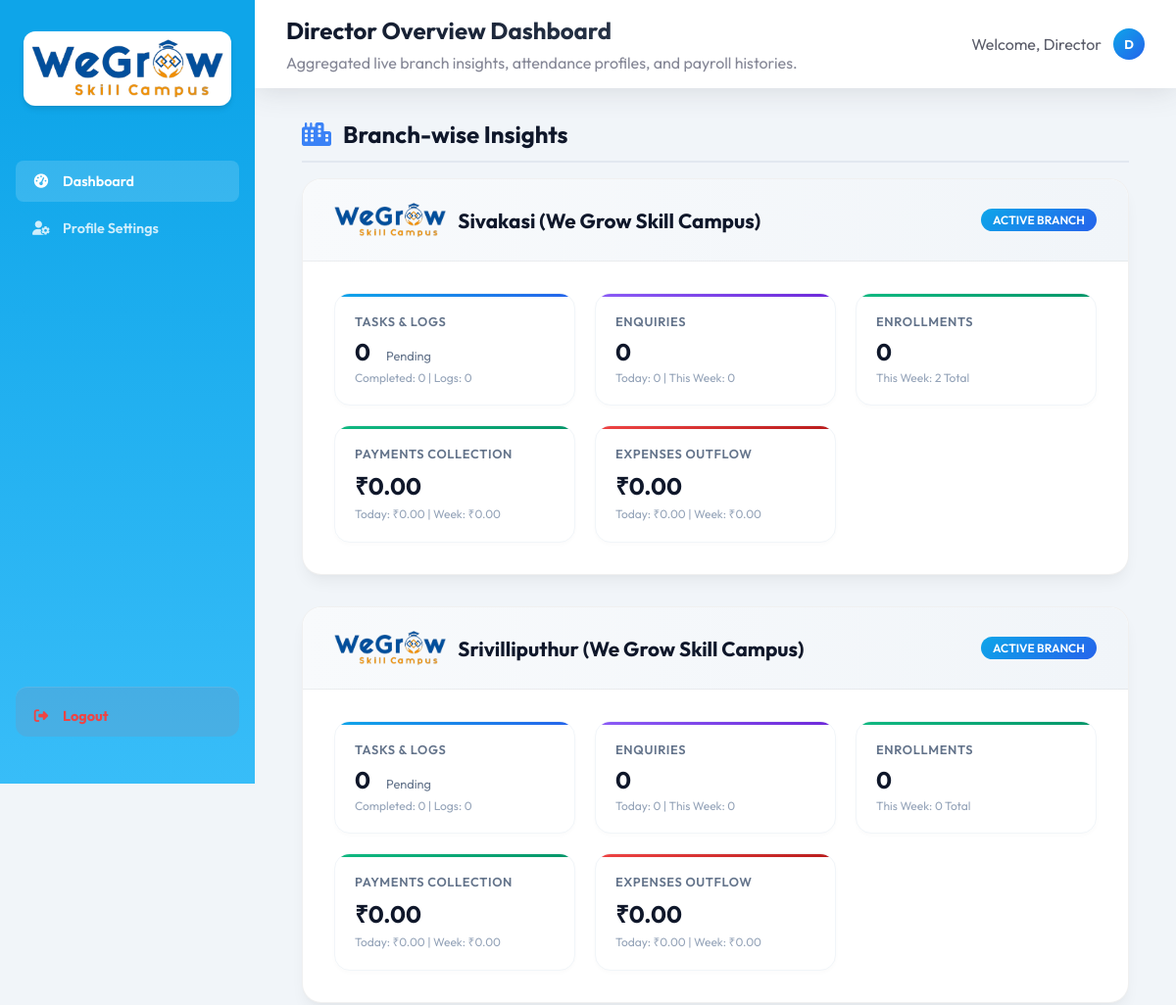
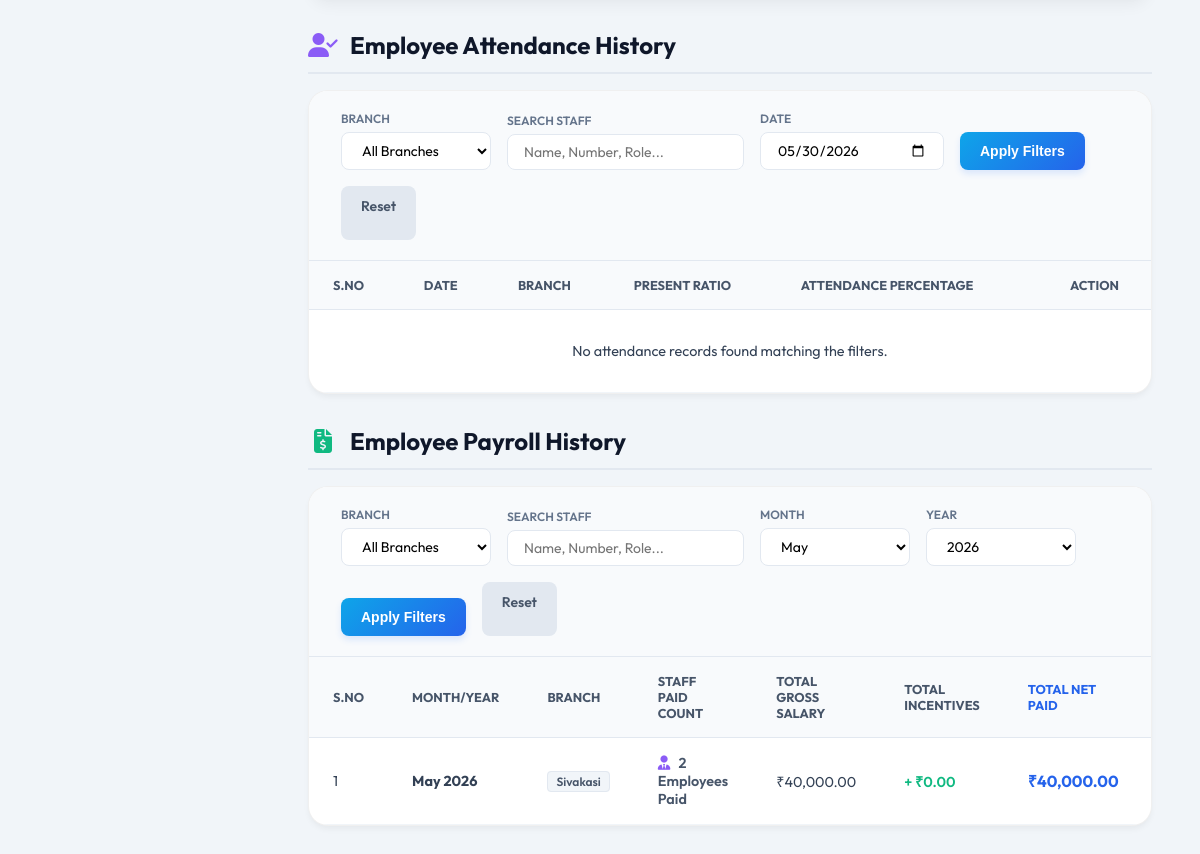
The page /director_dashboard.php (signed in) on the database its author committed (2 pictures, top to bottom).
### tables this page shows
CREATE TABLE `tc_company` (
  `id` int(11) NOT NULL AUTO_INCREMENT,
  `created_date_time` datetime DEFAULT NULL,
  `updated_date_time` datetime DEFAULT NULL,
  `company_id` mediumtext DEFAULT NULL,
  `company_name` mediumtext DEFAULT NULL,
  `company_email` mediumtext DEFAULT NULL,
  `company_mobile` mediumtext DEFAULT NULL,
  `company_address` mediumtext DEFAULT NULL,
  `deleted` int(11) NOT NULL DEFAULT 0,
  `gst` mediumtext DEFAULT NULL,
  `branch` mediumtext DEFAULT NULL,
  `logo_image` mediumtext DEFAULT NULL,
  `company_details` longtext DEFAULT NULL,
  PRIMARY KEY (`id`)
);

CREATE TABLE `tc_payroll` (
  `id` int(11) NOT NULL AUTO_INCREMENT,
  `created_date_time` datetime DEFAULT NULL,
  `updated_date_time` datetime DEFAULT NULL,
  `company_id` mediumtext DEFAULT NULL,
  `payroll_id` mediumtext DEFAULT NULL,
  `payroll_number` mediumtext DEFAULT NULL,
  `staff_id` mediumtext DEFAULT NULL,
  `month` int(11) DEFAULT NULL,
  `year` int(11) DEFAULT NULL,
  `monthly_salary` decimal(10,2) DEFAULT NULL,
  `per_day_salary` decimal(10,2) DEFAULT NULL,
  `cl_days` decimal(3,1) NOT NULL DEFAULT 0.0,
  `lop_days` decimal(3,1) NOT NULL DEFAULT 0.0,
  `total_deduction` decimal(10,2) DEFAULT NULL,
  `incentive_amount` decimal(10,2) DEFAULT NULL,
  `total_references` int(11) DEFAULT 0,
  `net_salary` decimal(10,2) DEFAULT NULL,
  `payment_date` date DEFAULT NULL,
  `deleted` int(11) NOT NULL DEFAULT 0,
  PRIMARY KEY (`id`)
);

### director_dashboard.php (the view, shortened to what the rows shown need)
<?php
require_once 'common_file.php';
$companies = $bf->getQueryRecords("SELECT * FROM " . $GLOBALS['company_table'] . " WHERE deleted = 0");
$today = date('Y-m-d');
$week_start = date('Y-m-d', strtotime('monday this week'));
$week_end = date('Y-m-d', strtotime('sunday this week'));
$month_start = date('Y-m-01');
$month_end = date('Y-m-t');
$branch_metrics = [];
foreach ($companies as $comp) {
    $cid = $comp['company_id'];
    $branch_label = $comp['branch'] . " (" . $comp['company_name'] . ")";
    $pending_tasks = $bf->getQueryRecords("SELECT COUNT(*) as total FROM " . $GLOBALS['task_table'] . " WHERE status != 'completed' AND deleted = 0 AND company_id = :cid", [':cid' => $cid])[0]['total'];
    $completed_tasks = $bf->getQueryRecords("SELECT COUNT(*) as total FROM " . $GLOBALS['task_table'] . " WHERE status = 'completed' AND deleted = 0 AND company_id = :cid", [':cid' => $cid])[0]['total'];
    $reports_submitted = $bf->getQueryRecords("SELECT COUNT(*) as total FROM " . $GLOBALS['report_table'] . " WHERE deleted = 0 AND company_id = :cid", [':cid' => $cid])[0]['total'];
    $enq_today = $bf->getQueryRecords("SELECT COUNT(*) as c FROM {$GLOBALS['course_enquiry_table']} WHERE DATE(created_date_time) = :today AND deleted = 0 AND company_id = :cid", [':today' => $today, ':cid' => $cid])[0]['c'];
    $enq_week  = $bf->getQueryRecords("SELECT COUNT(*) as c FROM {$GLOBALS['course_enquiry_table']} WHERE DATE(created_date_time) BETWEEN :ws AND :we AND deleted = 0 AND company_id = :cid", [':ws' => $week_start, ':we' => $week_end, ':cid' => $cid])[0]['c'];
    $enq_month = $bf->getQueryRecords("SELECT COUNT(*) as c FROM {$GLOBALS['course_enquiry_table']} WHERE DATE(created_date_time) BETWEEN :ms AND :me AND deleted = 0 AND company_id = :cid", [':ms' => $month_start, ':me' => $month_end, ':cid' => $cid])[0]['c'];
    $enroll_today = $bf->getQueryRecords("SELECT COUNT(*) as c FROM {$GLOBALS['enrollment_table']} WHERE DATE(created_date_time) = :today AND deleted = 0 AND company_id = :cid", [':today' => $today, ':cid' => $cid])[0]['c']
                  + $bf->getQueryRecords("SELECT COUNT(*) as c FROM {$GLOBALS['enrollment_internship_table']} WHERE DATE(created_date_time) = :today AND deleted = 0 AND company_id = :cid", [':today' => $today, ':cid' => $cid])[0]['c'];
    $enroll_week  = $bf->getQueryRecords("SELECT COUNT(*) as c FROM {$GLOBALS['enrollment_table']} WHERE DATE(created_date_time) BETWEEN :ws AND :we AND deleted = 0 AND company_id = :cid", [':ws' => $week_start, ':we' => $week_end, ':cid' => $cid])[0]['c']
                  + $bf->getQueryRecords("SELECT COUNT(*) as c FROM {$GLOBALS['enrollment_internship_table']} WHERE DATE(created_date_time) BETWEEN :ws AND :we AND deleted = 0 AND company_id = :cid", [':ws' => $week_start, ':we' => $week_end, ':cid' => $cid])[0]['c'];
    $pay_today = $bf->getQueryRecords("SELECT COALESCE(SUM(total_amount),0) as t FROM {$GLOBALS['payment_table']} WHERE DATE(payment_date) = :today AND deleted = 0 AND company_id = :cid", [':today' => $today, ':cid' => $cid])[0]['t'];
    $pay_week  = $bf->getQueryRecords("SELECT COALESCE(SUM(total_amount),0) as t FROM {$GLOBALS['payment_table']} WHERE DATE(payment_date) BETWEEN :ws AND :we AND deleted = 0 AND company_id = :cid", [':ws' => $week_start, ':we' => $week_end, ':cid' => $cid])[0]['t'];
    $pay_month = $bf->getQueryRecords("SELECT COALESCE(SUM(total_amount),0) as t FROM {$GLOBALS['payment_table']} WHERE DATE(payment_date) BETWEEN :ms AND :me AND deleted = 0 AND company_id = :cid", [':ms' => $month_start, ':me' => $month_end, ':cid' => $cid])[0]['t'];
    $exp_today = $bf->getQueryRecords("SELECT COALESCE(SUM(total_amount),0) as t FROM {$GLOBALS['expense_entry_table']} WHERE DATE(expense_entry_date) = :today AND deleted = 0 AND company_id = :cid", [':today' => $today, ':cid' => $cid])[0]['t'];
    $exp_week  = $bf->getQueryRecords("SELECT COALESCE(SUM(total_amount),0) as t FROM {$GLOBALS['expense_entry_table']} WHERE DATE(expense_entry_date) BETWEEN :ws AND :we AND deleted = 0 AND company_id = :cid", [':ws' => $week_start, ':we' => $week_end, ':cid' => $cid])[0]['t'];
    $exp_month = $bf->getQueryRecords("SELECT COALESCE(SUM(total_amount),0) as t FROM {$GLOBALS['expense_entry_table']} WHERE DATE(expense_entry_date) BETWEEN :ms AND :me AND deleted = 0 AND company_id = :cid", [':ms' => $month_start, ':me' => $month_end, ':cid' => $cid])[0]['t'];
    $branch_metrics[] = [
        'company_id' => $cid,
        'label' => $branch_label,
        'logo' => $comp['logo_image'],
        'tasks' => ['pending' => $pending_tasks, 'completed' => $completed_tasks, 'reports' => $reports_submitted],
        'enquiries' => ['today' => $enq_today, 'week' => $enq_week, 'month' => $enq_month],
        'enrollments' => ['today' => $enroll_today, 'week' => $enroll_week],
        'payments' => ['today' => $pay_today, 'week' => $pay_week, 'month' => $pay_month],
        'expenses' => ['today' => $exp_today, 'week' => $exp_week, 'month' => $exp_month],
    ];
}
$pay_month  = $_POST['pay_month'] ?? date('m');
$pay_year   = $_POST['pay_year'] ?? date('Y');
$pay_where = "p.deleted = 0";
$pay_params = [];
if (!empty($pay_month)) {
    $pay_where .= " AND p.month = :pay_month";
    $pay_params[':pay_month'] = $pay_month;
}
if (!empty($pay_year)) {
    $pay_where .= " AND p.year = :pay_year";
    $pay_params[':pay_year'] = $pay_year;
}
$payroll_query = "SELECT p.*, s.staff_name, s.staff_number, r.role_name, c.branch as branch_name
                  FROM {$GLOBALS['payroll_table']} p
                  JOIN {$GLOBALS['staff_table']} s ON p.staff_id = s.staff_id
                  LEFT JOIN {$GLOBALS['role_table']} r ON s.role_id = r.id
                  LEFT JOIN {$GLOBALS['company_table']} c ON p.company_id = c.company_id
                  WHERE $pay_where
                  ORDER BY p.year DESC, p.month DESC, p.id DESC LIMIT 100";
$payroll_records = $bf->getQueryRecords($payroll_query, $pay_params);
$payroll_by_month = [];
foreach ($payroll_records as $rec) {
    $month_name = date("F", mktime(0, 0, 0, $rec['month'], 10));
    $period = $month_name . ' ' . $rec['year'];
    $branch_id = $rec['company_id'];
    $branch_name = $rec['branch_name'] ?? 'Main';
    $key = $rec['month'] . '_' . $rec['year'] . '_' . $branch_id;
    if (!isset($payroll_by_month[$key])) {
        $payroll_by_month[$key] = [
            'period' => $period,
            'branch_id' => $branch_id,
            'branch_name' => $branch_name,
            'total_salary' => 0.0,
            'total_incentive' => 0.0,
            'total_net' => 0.0,
            'staff_count' => 0,
            'records' => []
        ];
    }
    $payroll_by_month[$key]['total_salary'] += floatval($rec['monthly_salary']);
    $payroll_by_month[$key]['total_incentive'] += floatval($rec['incentive_amount']);
    $payroll_by_month[$key]['total_net'] += floatval($rec['net_salary']);
    $payroll_by_month[$key]['staff_count']++;
    $payroll_by_month[$key]['records'][] = $rec;
}
?>
<!DOCTYPE html>
<html lang="en">
<head>
    <link rel="stylesheet" href="assets/css/style.css">
</head>
<body>
    <?php include 'sidebar.php'; ?>
    <div class="main-content">
        <div class="header" style="margin-bottom: 2rem;">
            <div>
                <h2 style="margin: 0; font-weight: 700; background: linear-gradient(to right, #0f172a, #334155); -webkit-background-clip: text; -webkit-text-fill-color: transparent;">Director Overview Dashboard</h2>
            </div>
        </div>
        <?php foreach ($branch_metrics as $bm): ?>
            <div class="branch-card">
                <div class="branch-header">
                    <h3>
                        <?php if (!empty($bm['logo'])): ?>
                            <img src="<?php echo $bm['logo']; ?>" alt="Logo" style="height: 35px; border-radius: 4px;">
                        <?php else: ?>
                            🏢
                        <?php endif; ?>
                        <?php echo htmlspecialchars($bm['label']); ?>
                    </h3>
                    <span class="branch-badge">Active Branch</span>
                </div>
                <div class="metrics-container">
                    <div class="metric-item blue">
                        <div class="metric-label">Tasks & logs</div>
                        <div class="metric-value">
                            <?php echo $bm['tasks']['pending']; ?> <span style="font-size: 0.8rem; font-weight: 400; color: #64748b; margin-left: 0.5rem;">Pending</span>
                        </div>
                        <div class="metric-subtext">Completed: <?php echo $bm['tasks']['completed']; ?> | Logs: <?php echo $bm['tasks']['reports']; ?></div>
                    </div>
                    <div class="metric-item purple">
                        <div class="metric-label">Enquiries</div>
                        <div class="metric-value"><?php echo $bm['enquiries']['month']; ?></div>
                        <div class="metric-subtext">Today: <?php echo $bm['enquiries']['today']; ?> | This Week: <?php echo $bm['enquiries']['week']; ?></div>
                    </div>
                    <div class="metric-item green">
                        <div class="metric-label">Enrollments</div>
                        <div class="metric-value"><?php echo $bm['enrollments']['today']; ?></div>
                        <div class="metric-subtext">This Week: <?php echo $bm['enrollments']['week']; ?> Total</div>
                    </div>
                    <div class="metric-item green">
                        <div class="metric-label">Payments Collection</div>
                        <div class="metric-value">₹<?php echo number_format($bm['payments']['month'], 2); ?></div>
                        <div class="metric-subtext">Today: ₹<?php echo number_format($bm['payments']['today'], 2); ?> | Week: ₹<?php echo number_format($bm['payments']['week'], 2); ?></div>
                    </div>
                    <div class="metric-item red">
                        <div class="metric-label">Expenses Outflow</div>
                        <div class="metric-value">₹<?php echo number_format($bm['expenses']['month'], 2); ?></div>
                        <div class="metric-subtext">Today: ₹<?php echo number_format($bm['expenses']['today'], 2); ?> | Week: ₹<?php echo number_format($bm['expenses']['week'], 2); ?></div>
                    </div>
                </div>
            </div>
        <?php endforeach; ?>
        <div class="premium-table-container">
            <div class="table-responsive-wrapper">
                <table class="premium-table">
                    <thead>
                        <tr>
                            <th>S.No</th>
                            <th>Date</th>
                            <th>Branch</th>
                            <th>Present Ratio</th>
                            <th>Attendance Percentage</th>
                            <th style="text-align: right; padding-right: 2rem;">Action</th>
                        </tr>
                    </thead>
                </table>
            </div>
        </div>
        <div class="premium-table-container">
            <div class="table-responsive-wrapper">
                <table class="premium-table">
                    <thead>
                        <tr>
                            <th>S.No</th>
                            <th>Month/Year</th>
                            <th>Branch</th>
                            <th>Staff Paid Count</th>
                            <th>Total Gross Salary</th>
                            <th>Total Incentives</th>
                            <th style="color: #2563eb; font-weight: 700;">Total Net Paid</th>
                            <th style="text-align: right; padding-right: 2rem;">Action</th>
                        </tr>
                    </thead>
                    <tbody>
                        <?php if (empty($payroll_by_month)): ?>
                            <tr><td colspan="8" style="text-align: center; padding: 2rem;">No payroll records found matching the filters.</td></tr>
                        <?php else: ?>
                            <?php $sno = 1; foreach ($payroll_by_month as $key => $p_data):
                                $period_key = md5($key);
                            ?>
                                <tr class="accordion-toggle" onclick="toggleAccordion('pay-month-<?php echo $period_key; ?>')">
                                    <td><?php echo $sno++; ?></td>
                                    <td><strong><?php echo htmlspecialchars($p_data['period']); ?></strong></td>
                                    <td><span class="badge-branch"><?php echo htmlspecialchars($p_data['branch_name']); ?></span></td>
                                    <td style="font-weight: 600; color: #475569;"><i class="fas fa-user-tie" style="margin-right: 0.5rem; color: #8b5cf6;"></i><?php echo $p_data['staff_count']; ?> Employees Paid</td>
                                    <td>₹<?php echo number_format($p_data['total_salary'], 2); ?></td>
                                    <td style="color: #10b981; font-weight: 600;">+ ₹<?php echo number_format($p_data['total_incentive'], 2); ?></td>
                                    <td style="color: #2563eb; font-weight: 700; font-size: 1rem;">₹<?php echo number_format($p_data['total_net'], 2); ?></td>
                                    <td style="text-align: right; padding-right: 2rem; color: #64748b;">
                                    </td>
                                </tr>
                            <?php endforeach; ?>
                        <?php endif; ?>
                    </tbody>
                </table>
            </div>
        </div>
    </div>
</body>
</html>

### rows shown on the page
tc_company: logo_image (picture), label "Sivakasi (We Grow Skill Campus)", pending "0", completed "0", reports "0", month "0", today "0", week "0", week "2", month "0.00", today "0.00", week "0.00"
tc_company: logo_image (picture), label "Srivilliputhur (We Grow Skill Campus)", pending "0", completed "0", reports "0", month "0", today "0", week "0", month "0.00", today "0.00", week "0.00"
tc_payroll: period "May 2026", tc_company.branch "Sivakasi", id "2", total_salary "40,000.00", total_incentive "0.00", total_net "40,000.00"

### other values the page prints
$full_name "Director"
substr($username, 0, 1) "D"
form field pay_month "May"
form field pay_year "2026"
